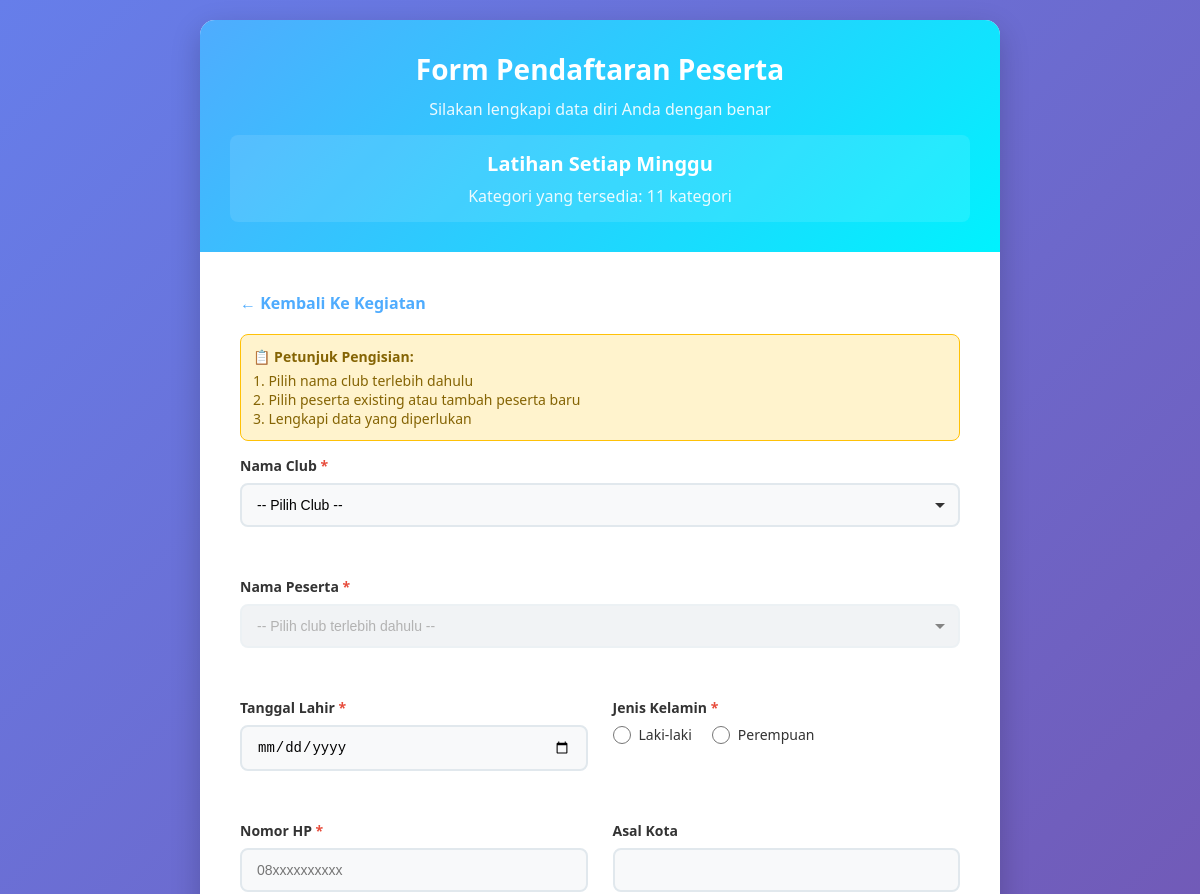
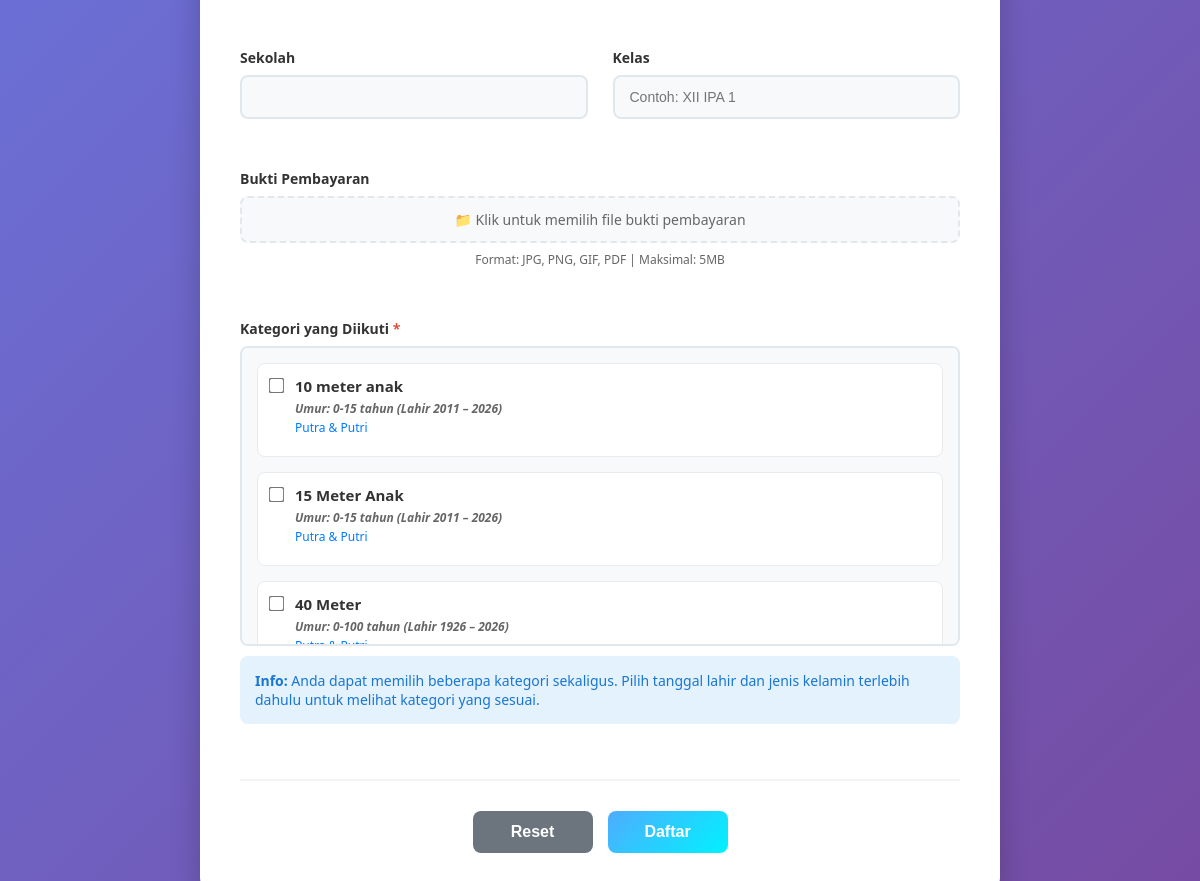
The app's page /views/pendaftaran.php?id=14 (signed in) with its own data (2 pictures, top to bottom).
### tables this page shows
CREATE TABLE `kegiatan` (
  `id` int(11) NOT NULL,
  `nama_kegiatan` varchar(255) NOT NULL
);

CREATE TABLE `categories` (
  `id` int(11) NOT NULL,
  `name` varchar(50) NOT NULL,
  `min_age` int(11) NOT NULL,
  `max_age` int(11) NOT NULL,
  `gender` enum('Laki-laki','Perempuan','Campuran') DEFAULT 'Campuran',
  `max_participants` int(11) DEFAULT 32,
  `status` enum('active','inactive') DEFAULT 'active',
  `created_at` timestamp NULL DEFAULT current_timestamp(),
  `updated_at` timestamp NULL DEFAULT current_timestamp() ON UPDATE current_timestamp()
);

### views/pendaftaran.php (the view, shortened to what this page needs)
<?php
$kegiatan_id = isset($_GET['kegiatan_id']) ? intval($_GET['kegiatan_id']) : null;
if (!$kegiatan_id) {
    try {
        $queryFirstKegiatan = "SELECT id FROM kegiatan WHERE id =".$_GET['id'];
        $resultFirstKegiatan = $conn->query($queryFirstKegiatan);
        if ($resultFirstKegiatan && $resultFirstKegiatan->num_rows > 0) {
            $firstKegiatan = $resultFirstKegiatan->fetch_assoc();
            $kegiatan_id = $firstKegiatan['id'];
        }
    } catch (Exception $e) {
        die("Error mengambil kegiatan: " . $e->getMessage());
    }
}
$kegiatanData = [];
try {
    $query = "
        SELECT
            k.id as kegiatan_id,
            k.nama_kegiatan,
            c.id as category_id,
            c.name as category_name,
            c.min_age,
            c.max_age,
            c.gender
        FROM kegiatan k
        LEFT JOIN kegiatan_kategori kk ON k.id = kk.kegiatan_id
        LEFT JOIN categories c ON kk.category_id = c.id
        WHERE k.id = ? AND c.status = 'active'
        ORDER BY c.min_age ASC, c.name ASC
    ";
    $stmt = $conn->prepare($query);
    $stmt->bind_param("i", $kegiatan_id);
    $stmt->execute();
    $result = $stmt->get_result();
    while ($row = $result->fetch_assoc()) {
        if (empty($kegiatanData)) {
            $kegiatanData['kegiatan_id'] = $row['kegiatan_id'];
            $kegiatanData['nama_kegiatan'] = $row['nama_kegiatan'];
            $kegiatanData['kategori'] = [];
        }
        if ($row['category_id']) {
            $kegiatanData['kategori'][] = [
                'id' => $row['category_id'],
                'name' => $row['category_name'],
                'min_age' => $row['min_age'],
                'max_age' => $row['max_age'],
                'gender' => $row['gender']
            ];
        }
    }
} catch (Exception $e) {
    die("Error mengambil data kegiatan: " . $e->getMessage());
}
?>
<!DOCTYPE html>
<html lang="id">
<head>
</head>
<body>
    <div class="container">
        <div class="header">
            <h1>Form Pendaftaran Peserta</h1>
            <p>Silakan lengkapi data diri Anda dengan benar</p>
            <div class="kegiatan-info">
                <h3><?= htmlspecialchars($kegiatanData['nama_kegiatan']) ?></h3>
                <p>Kategori yang tersedia: <?= count($kegiatanData['kategori']) ?> kategori</p>
            </div>
        </div>
        <div class="form-container">
            <a href="kegiatan.view.php" class="back-link">← Kembali Ke Kegiatan</a>
            <div class="info-box">
                <strong>📋 Petunjuk Pengisian:</strong>
                1. Pilih nama club terlebih dahulu<br>
                2. Pilih peserta existing atau tambah peserta baru<br>
                3. Lengkapi data yang diperlukan
            </div>
            <form method="POST" action="" enctype="multipart/form-data">
                <div class="form-grid">
                    <div class="form-group full-width">
                        <label for="nama_club">Nama Club <span class="required">*</span></label>
                        <select id="nama_club"
                                name="nama_club"
                                class="form-control"
                                onchange="loadPesertaByClub()"
                                required>
                            <option value="">-- Pilih Club --</option>
                        </select>
                    </div>
                    <div class="form-group full-width">
                        <label for="nama_peserta_select">Nama Peserta <span class="required">*</span></label>
                        <select id="nama_peserta_select"
                                class="form-control"
                                onchange="loadPesertaData()"
                                disabled>
                            <option value="">-- Pilih club terlebih dahulu --</option>
                        </select>
                    </div>
                    <div class="form-group">
                        <label for="tanggal_lahir">Tanggal Lahir <span class="required">*</span></label>
                        <input type="date"
                               id="tanggal_lahir"
                               name="tanggal_lahir"
                               class="form-control"
                               onchange="updateKategoriOptions()"
                               required>
                    </div>
                    <div class="form-group">
                        <label>Jenis Kelamin <span class="required">*</span></label>
                        <div class="radio-group">
                            <div class="radio-item">
                                <input type="radio"
                                       id="laki_laki"
                                       name="jenis_kelamin"
                                       value="Laki-laki"
                                       onchange="updateKategoriOptions()"
                                       required>
                                <label for="laki_laki">Laki-laki</label>
                            </div>
                            <div class="radio-item">
                                <input type="radio"
                                       id="perempuan"
                                       name="jenis_kelamin"
                                       value="Perempuan"
                                       onchange="updateKategoriOptions()"
                                       required>
                                <label for="perempuan">Perempuan</label>
                            </div>
                        </div>
                    </div>
                    <div class="form-group">
                        <label for="nomor_hp">Nomor HP <span class="required">*</span></label>
                        <input type="tel"
                               id="nomor_hp"
                               name="nomor_hp"
                               class="form-control"
                               placeholder="08xxxxxxxxxx"
                               required>
                    </div>
                    <div class="form-group">
                        <label for="asal_kota">Asal Kota</label>
                        <input type="text"
                               id="asal_kota"
                               name="asal_kota"
                               class="form-control">
                    </div>
                    <div class="form-group">
                        <label for="sekolah">Sekolah</label>
                        <input type="text"
                               id="sekolah"
                               name="sekolah"
                               class="form-control">
                    </div>
                    <div class="form-group">
                        <label for="kelas">Kelas</label>
                        <input type="text"
                               id="kelas"
                               name="kelas"
                               class="form-control"
                               placeholder="Contoh: XII IPA 1">
                    </div>
                    <div class="form-group full-width">
                        <label for="bukti_pembayaran">Bukti Pembayaran</label>
                        <div class="file-input-container">
                            <div class="file-input" onclick="document.getElementById('bukti_pembayaran').click()">
                                <span id="file-text">📁 Klik untuk memilih file bukti pembayaran</span>
                            </div>
                            <div class="file-info">
                                Format: JPG, PNG, GIF, PDF | Maksimal: 5MB
                            </div>
                        </div>
                    </div>
                    <div class="form-group full-width">
                        <label>Kategori yang Diikuti <span class="required">*</span></label>
                        <div class="checkbox-group" id="kategori-group">
                            <?php foreach ($kegiatanData['kategori'] as $kategori): ?>
                                <div class="checkbox-item"
                                     data-min-age="<?= $kategori['min_age'] ?>"
                                     data-max-age="<?= $kategori['max_age'] ?>"
                                     data-gender="<?= $kategori['gender'] ?>">
                                    <input type="checkbox"
                                           name="category_ids[]"
                                           value="<?= $kategori['id'] ?>"
                                           id="category_<?= $kategori['id'] ?>">
                                    <label for="category_<?= $kategori['id'] ?>" class="checkbox-label">
                                        <span class="category-name"><?= htmlspecialchars($kategori['name']) ?></span>
                                        <div class="age-info">Umur: <?= $kategori['min_age'] ?>-<?= $kategori['max_age'] ?> tahun (Lahir <?= date("Y") - $kategori['max_age'] ?> – <?= date("Y") - $kategori['min_age'] ?>)</div>
                                        <div class="gender-info"><?= $kategori['gender'] == 'Campuran' ? 'Putra & Putri' : 'Khusus ' . $kategori['gender'] ?></div>
                                    </label>
                                </div>
                            <?php endforeach; ?>
                        </div>
                        <div class="category-info" id="category-info">
                            <strong>Info:</strong> Anda dapat memilih beberapa kategori sekaligus. Pilih tanggal lahir dan jenis kelamin terlebih dahulu untuk melihat kategori yang sesuai.
                        </div>
                    </div>
                </div>
                <div class="btn-container">
                    <button type="button" class="btn btn-secondary" onclick="resetForm()">Reset</button>
                    <button type="submit" class="btn btn-primary">Daftar</button>
                </div>
            </form>
        </div>
    </div>
</body>
</html>

### views/pendaftaran.php (style rules this page uses)
* { margin: 0; padding: 0; box-sizing: border-box; }
body { font-family: 'Segoe UI', Tahoma, Geneva, Verdana, sans-serif; background: linear-gradient(135deg, #667eea 0%, #764ba2 100%); min-height: 100vh; padding: 20px; }
.container { max-width: 800px; margin: 0 auto; background: white; border-radius: 15px; box-shadow: 0 10px 30px rgba(0, 0, 0, 0.2); overflow: hidden; }
.header { background: linear-gradient(135deg, #4facfe 0%, #00f2fe 100%); color: white; padding: 30px; text-align: center; }
.header h1 { font-size: 28px; margin-bottom: 10px; font-weight: 600; }
.header p { font-size: 16px; opacity: 0.9; }
.kegiatan-info { background: rgba(255, 255, 255, 0.1); padding: 15px; border-radius: 8px; margin-top: 15px; }
.kegiatan-info h3 { font-size: 20px; margin-bottom: 8px; }
.form-container { padding: 40px; }
.form-grid { display: grid; grid-template-columns: 1fr 1fr; gap: 25px; }
.form-group { margin-bottom: 25px; }
.form-group.full-width { grid-column: 1 / -1; }
.form-group label { display: block; margin-bottom: 8px; font-weight: 600; color: #333; font-size: 14px; }
.required { color: #e74c3c; }
.form-control { width: 100%; padding: 12px 15px; border: 2px solid #e1e8ed; border-radius: 8px; font-size: 14px; transition: all 0.3s ease; background-color: #f8f9fa; }
.form-control:disabled { background-color: #e9ecef; cursor: not-allowed; opacity: 0.6; }
select.form-control { cursor: pointer; appearance: none; background-repeat: no-repeat; background-position: right 12px center; padding-right: 35px; }
.file-input-container { position: relative; display: inline-block; width: 100%; }
.file-input { width: 100%; padding: 12px 15px; border: 2px dashed #e1e8ed; border-radius: 8px; background-color: #f8f9fa; transition: all 0.3s ease; cursor: pointer; text-align: center; font-size: 14px; color: #666; }
.file-info { margin-top: 8px; font-size: 12px; color: #666; text-align: center; }
.checkbox-group { border: 2px solid #e1e8ed; border-radius: 8px; padding: 15px; background-color: #f8f9fa; max-height: 300px; overflow-y: auto; }
.checkbox-item { display: flex; align-items: flex-start; margin-bottom: 15px; padding: 12px; background-color: white; border-radius: 8px; border: 1px solid #e9ecef; transition: all 0.3s ease; }
.checkbox-item input[type="checkbox"] { margin-right: 12px; margin-top: 3px; transform: scale(1.2); accent-color: #4facfe; }
.checkbox-label { flex: 1; cursor: pointer; }
.checkbox-label .category-name { font-weight: 600; color: #333; font-size: 15px; display: block; margin-bottom: 4px; }
.checkbox-label .age-info { font-size: 12px; color: #666; font-style: italic; margin-bottom: 2px; }
.checkbox-label .gender-info { font-size: 12px; color: #007bff; font-weight: 500; }
.radio-group { display: flex; gap: 20px; margin-top: 8px; }
.radio-item { display: flex; align-items: center; gap: 8px; }
.radio-item input[type="radio"] { width: 18px; height: 18px; accent-color: #4facfe; }
.radio-item label { margin-bottom: 0; font-weight: normal; cursor: pointer; }
.btn-container { display: flex; gap: 15px; justify-content: center; margin-top: 30px; padding-top: 30px; border-top: 2px solid #f1f3f4; }
.btn { padding: 12px 30px; border: none; border-radius: 8px; font-size: 16px; font-weight: 600; cursor: pointer; transition: all 0.3s ease; min-width: 120px; }
.btn-primary { background: linear-gradient(135deg, #4facfe 0%, #00f2fe 100%); color: white; }
.btn-secondary { background: #6c757d; color: white; }
.back-link { display: inline-block; margin-bottom: 20px; color: #4facfe; text-decoration: none; font-weight: 600; }
.category-info { background: #e3f2fd; padding: 15px; border-radius: 8px; margin-top: 10px; font-size: 14px; color: #1976d2; }
.info-box { background: #fff3cd; border: 1px solid #ffc107; color: #856404; padding: 12px; border-radius: 8px; margin-bottom: 15px; font-size: 14px; }
.info-box strong { display: block; margin-bottom: 5px; }

### records on screen
kegiatan: categories.name "10 meter anak", categories.min_age "0", categories.max_age "15", categories.name "15 Meter Anak", categories.name "40 Meter", categories.max_age "100"

### other values on screen
$kegiatanData['nama_kegiatan'] "Latihan Setiap Minggu"
count($kegiatanData['kategori']) "11"
